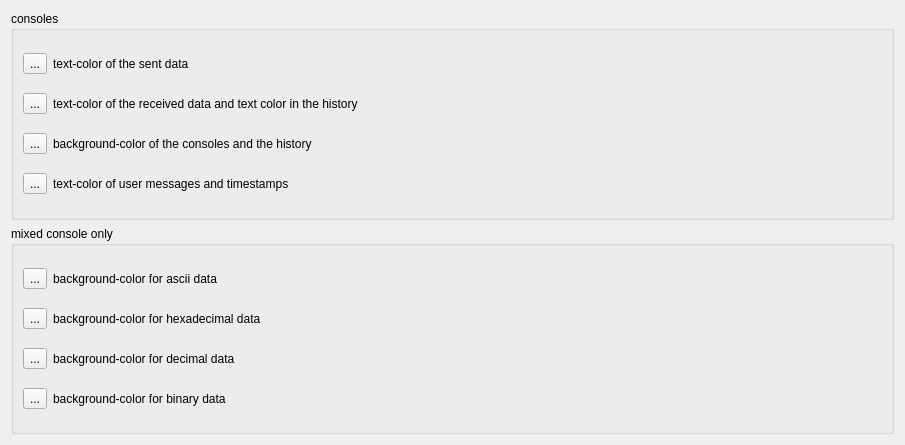
         <widget class="QWidget" name="scrollAreaWidgetContents_7">
          <property name="geometry">
           <rect>
            <x>0</x>
            <y>0</y>
            <width>905</width>
            <height>445</height>
           </rect>
          </property>
          <layout class="QVBoxLayout" name="verticalLayout_9">
           <item>
            <widget class="QGroupBox" name="groupBox">
             <property name="title">
              <string>consoles</string>
             </property>
             <layout class="QGridLayout" name="gridLayout_11">
              <item row="0" column="0">
               <widget class="QToolButton" name="consoleSendColorButton">
                <property name="toolTip">
                 <string>color of the sent data in the console</string>
                </property>
                <property name="autoFillBackground">
                 <bool>true</bool>
                </property>
                <property name="text">
                 <string>...</string>
                </property>
               </widget>
              </item>
              <item row="0" column="1">
               <widget class="QLabel" name="consoleSendColorLabel">
                <property name="toolTip">
                 <string/>
                </property>
                <property name="text">
                 <string>text-color of the sent data</string>
                </property>
               </widget>
              </item>
              <item row="1" column="0">
               <widget class="QToolButton" name="consoleReceiveColorButton">
                <property name="toolTip">
                 <string>color of the received data in the console</string>
                </property>
                <property name="autoFillBackground">
                 <bool>true</bool>
                </property>
                <property name="text">
                 <string>...</string>
                </property>
               </widget>
              </item>
              <item row="1" column="1">
               <widget class="QLabel" name="consoleReceiveColorLabel">
                <property name="toolTip">
                 <string/>
                </property>
                <property name="text">
                 <string>text-color of the received data and text color in the history</string>
                </property>
               </widget>
              </item>
              <item row="2" column="0">
               <widget class="QToolButton" name="consoleBackgroundColorButton">
                <property name="toolTip">
                 <string>the background color of the console</string>
                </property>
                <property name="autoFillBackground">
                 <bool>true</bool>
                </property>
                <property name="text">
                 <string>...</string>
                </property>
               </widget>
              </item>
              <item row="2" column="1">
               <widget class="QLabel" name="consoleBackgroundColorLabel">
                <property name="toolTip">
                 <string/>
                </property>
                <property name="text">
                 <string>background-color of the consoles and the history</string>
                </property>
               </widget>
              </item>
              <item row="3" column="0">
               <widget class="QToolButton" name="consoleMessageColorButton">
                <property name="toolTip">
                 <string>the color of user messages and timestamps in the console</string>
                </property>
                <property name="autoFillBackground">
                 <bool>true</bool>
                </property>
                <property name="text">
                 <string>...</string>
                </property>
               </widget>
              </item>
              <item row="3" column="1">
               <widget class="QLabel" name="consoleMessageColorLabel">
                <property name="toolTip">
                 <string/>
                </property>
                <property name="text">
                 <string>text-color of user messages and timestamps</string>
                </property>
               </widget>
              </item>
             </layout>
             <zorder>consoleSendColorButton</zorder>
             <zorder>consoleSendColorLabel</zorder>
             <zorder>consoleReceiveColorLabel</zorder>
             <zorder>consoleReceiveColorButton</zorder>
             <zorder>consoleBackgroundColorLabel</zorder>
             <zorder>consoleBackgroundColorButton</zorder>
             <zorder>consoleMessageColorLabel</zorder>
             <zorder>consoleMessageColorButton</zorder>
            </widget>
           </item>
           <item>
            <widget class="QGroupBox" name="groupBox_3">
             <property name="title">
              <string>mixed console only</string>
             </property>
             <layout class="QGridLayout" name="gridLayout_12">
              <item row="1" column="1">
               <widget class="QLabel" name="lblColorAscii_5">
                <property name="text">
                 <string>background-color for hexadecimal data</string>
                </property>
               </widget>
              </item>
              <item row="0" column="0">
               <widget class="QToolButton" name="btnColorAscii">
                <property name="autoFillBackground">
                 <bool>true</bool>
                </property>
                <property name="styleSheet">
                 <string notr="true"/>
                </property>
                <property name="text">
                 <string>...</string>
                </property>
                <property name="toolButtonStyle">
                 <enum>Qt::ToolButtonFollowStyle</enum>
                </property>
               </widget>
              </item>
              <item row="0" column="1">
               <widget class="QLabel" name="lblColorAscii">
                <property name="text">
                 <string>background-color for ascii data</string>
                </property>
               </widget>
              </item>
              <item row="3" column="1">
               <widget class="QLabel" name="lblColorAscii_6">
                <property name="text">
                 <string>background-color for binary data</string>
                </property>
               </widget>
              </item>
              <item row="3" column="0">
               <widget class="QToolButton" name="btnColorBin">
                <property name="autoFillBackground">
                 <bool>true</bool>
                </property>
                <property name="styleSheet">
                 <string notr="true"/>
                </property>
                <property name="text">
                 <string>...</string>
                </property>
                <property name="toolButtonStyle">
                 <enum>Qt::ToolButtonFollowStyle</enum>
                </property>
               </widget>
              </item>
              <item row="2" column="1">
               <widget class="QLabel" name="lblColorAscii_2">
                <property name="text">
                 <string>background-color for decimal data</string>
                </property>
               </widget>
              </item>
              <item row="2" column="0">
               <widget class="QToolButton" name="btnColorDec">
                <property name="autoFillBackground">
                 <bool>true</bool>
                </property>
                <property name="styleSheet">
                 <string notr="true"/>
                </property>
                <property name="text">
                 <string>...</string>
                </property>
                <property name="toolButtonStyle">
                 <enum>Qt::ToolButtonFollowStyle</enum>
                </property>
               </widget>
              </item>
              <item row="1" column="0">
               <widget class="QToolButton" name="btnColorHex">
                <property name="autoFillBackground">
                 <bool>true</bool>
                </property>
                <property name="styleSheet">
                 <string notr="true"/>
                </property>
                <property name="text">
                 <string>...</string>
                </property>
                <property name="toolButtonStyle">
                 <enum>Qt::ToolButtonFollowStyle</enum>
                </property>
               </widget>
              </item>
             </layout>
            </widget>
           </item>
          </layout>
         </widget>
